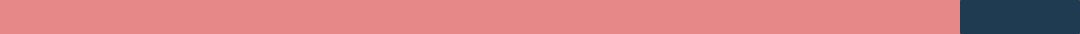
       <widget class="QFrame" name="frame_3">
        <property name="minimumSize">
         <size>
          <width>1080</width>
          <height>34</height>
         </size>
        </property>
        <property name="maximumSize">
         <size>
          <width>2160</width>
          <height>34</height>
         </size>
        </property>
        <property name="styleSheet">
         <string notr="true">background-color: rgb(230, 136, 136);
border-radius:1px;</string>
        </property>
        <property name="frameShape">
         <enum>QFrame::StyledPanel</enum>
        </property>
        <property name="frameShadow">
         <enum>QFrame::Raised</enum>
        </property>
        <property name="lineWidth">
         <number>0</number>
        </property>
        <property name="midLineWidth">
         <number>0</number>
        </property>
        <layout class="QHBoxLayout" name="horizontalLayout_2">
         <property name="spacing">
          <number>0</number>
         </property>
         <property name="leftMargin">
          <number>0</number>
         </property>
         <property name="topMargin">
          <number>0</number>
         </property>
         <property name="rightMargin">
          <number>0</number>
         </property>
         <property name="bottomMargin">
          <number>0</number>
         </property>
         <item>
          <widget class="QFrame" name="empty">
           <property name="minimumSize">
            <size>
             <width>960</width>
             <height>34</height>
            </size>
           </property>
           <property name="maximumSize">
            <size>
             <width>1920</width>
             <height>34</height>
            </size>
           </property>
           <property name="frameShape">
            <enum>QFrame::StyledPanel</enum>
           </property>
           <property name="frameShadow">
            <enum>QFrame::Raised</enum>
           </property>
          </widget>
         </item>
         <item>
          <widget class="QFrame" name="frame_11">
           <property name="minimumSize">
            <size>
             <width>120</width>
             <height>34</height>
            </size>
           </property>
           <property name="maximumSize">
            <size>
             <width>120</width>
             <height>34</height>
            </size>
           </property>
           <property name="styleSheet">
            <string notr="true">background-color: rgb(30, 59, 81);</string>
           </property>
           <property name="frameShape">
            <enum>QFrame::StyledPanel</enum>
           </property>
           <property name="frameShadow">
            <enum>QFrame::Raised</enum>
           </property>
           <widget class="QPushButton" name="max">
            <property name="geometry">
             <rect>
              <x>5</x>
              <y>1</y>
              <width>30</width>
              <height>30</height>
             </rect>
            </property>
            <property name="sizePolicy">
             <sizepolicy hsizetype="Preferred" vsizetype="Preferred">
              <horstretch>0</horstretch>
              <verstretch>0</verstretch>
             </sizepolicy>
            </property>
            <property name="styleSheet">
             <string notr="true">QPushButton:hover{     
	border-bottom: 5px solid rgb(30, 59, 81);
 }
QPushButton:pressed{     
	border-bottom: 5px solid rgb(30, 59, 81);
}</string>
            </property>
            <property name="text">
             <string/>
            </property>
            <property name="icon">
             <iconset resource="resource1.qrc">
              <normaloff>:/button/res/maximize.png</normaloff>:/button/res/maximize.png</iconset>
            </property>
            <property name="iconSize">
             <size>
              <width>30</width>
              <height>30</height>
             </size>
            </property>
           </widget>
           <widget class="QPushButton" name="min">
            <property name="geometry">
             <rect>
              <x>45</x>
              <y>1</y>
              <width>30</width>
              <height>30</height>
             </rect>
            </property>
            <property name="sizePolicy">
             <sizepolicy hsizetype="Preferred" vsizetype="Preferred">
              <horstretch>0</horstretch>
              <verstretch>0</verstretch>
             </sizepolicy>
            </property>
            <property name="styleSheet">
             <string notr="true">QPushButton:hover{     
	border-bottom: 5px solid rgb(30, 59, 81);
 }
QPushButton:pressed{     
	border-bottom: 5px solid rgb(30, 59, 81);
}</string>
            </property>
            <property name="text">
             <string/>
            </property>
            <property name="icon">
             <iconset resource="resource1.qrc">
              <normaloff>:/button/res/minimize.png</normaloff>:/button/res/minimize.png</iconset>
            </property>
            <property name="iconSize">
             <size>
              <width>30</width>
              <height>30</height>
             </size>
            </property>
           </widget>
           <widget class="QPushButton" name="close">
            <property name="geometry">
             <rect>
              <x>85</x>
              <y>1</y>
              <width>30</width>
              <height>30</height>
             </rect>
            </property>
            <property name="sizePolicy">
             <sizepolicy hsizetype="Preferred" vsizetype="Preferred">
              <horstretch>0</horstretch>
              <verstretch>0</verstretch>
             </sizepolicy>
            </property>
            <property name="styleSheet">
             <string notr="true">QPushButton:hover{     
	border-bottom: 5px solid rgb(30, 59, 81);
 }
QPushButton:pressed{     
	border-bottom: 5px solid rgb(30, 59, 81);
}</string>
            </property>
            <property name="text">
             <string/>
            </property>
            <property name="icon">
             <iconset resource="resource1.qrc">
              <normaloff>:/button/res/close.png</normaloff>:/button/res/close.png</iconset>
            </property>
            <property name="iconSize">
             <size>
              <width>30</width>
              <height>30</height>
             </size>
            </property>
           </widget>
           <zorder>min</zorder>
           <zorder>max</zorder>
           <zorder>close</zorder>
          </widget>
         </item>
        </layout>
       </widget>
